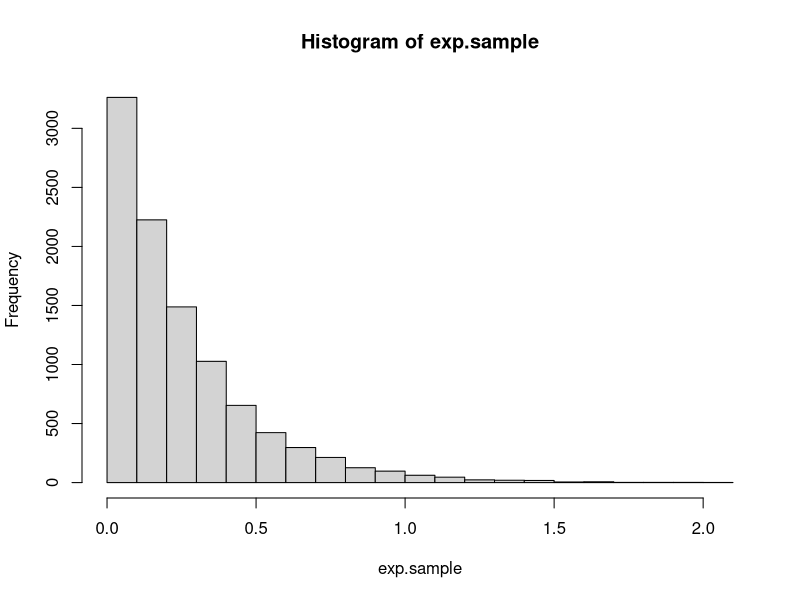
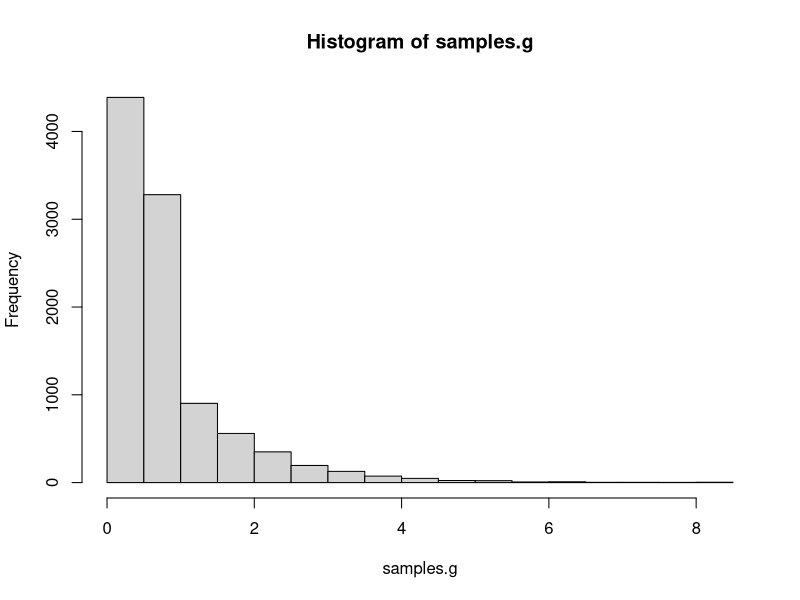
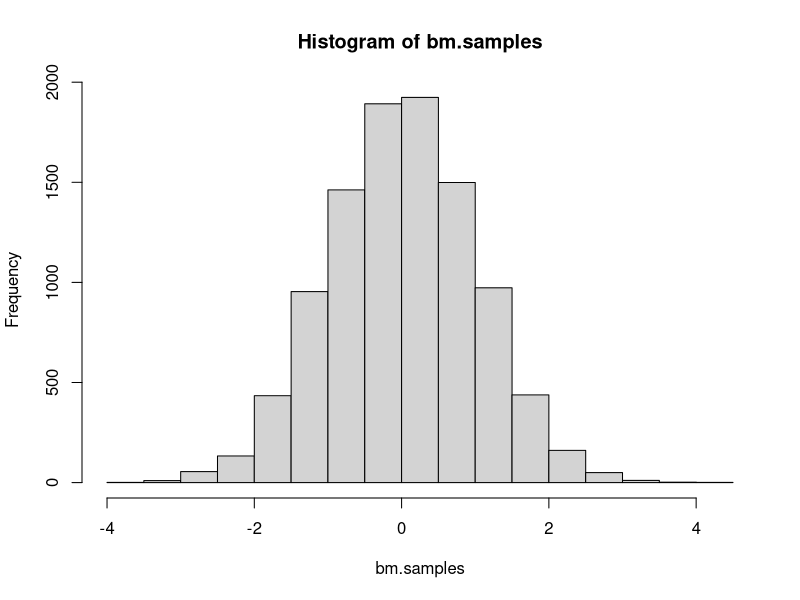
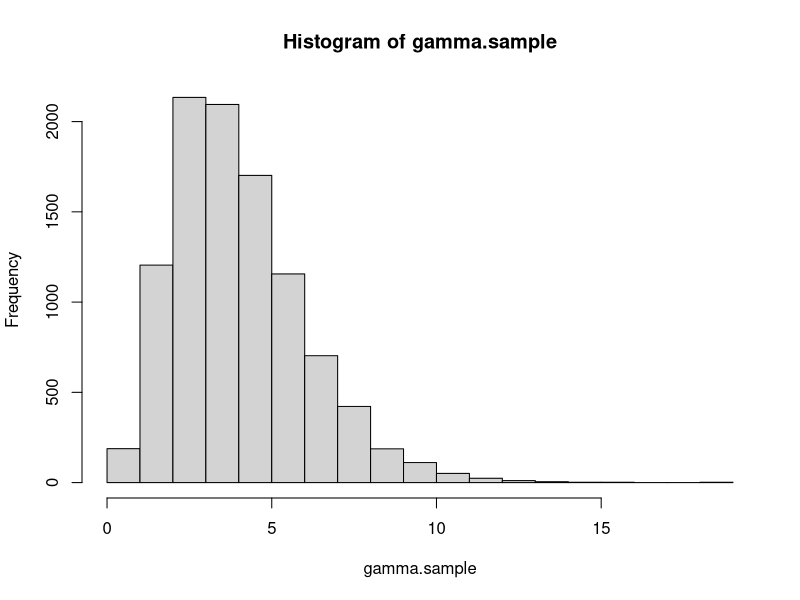
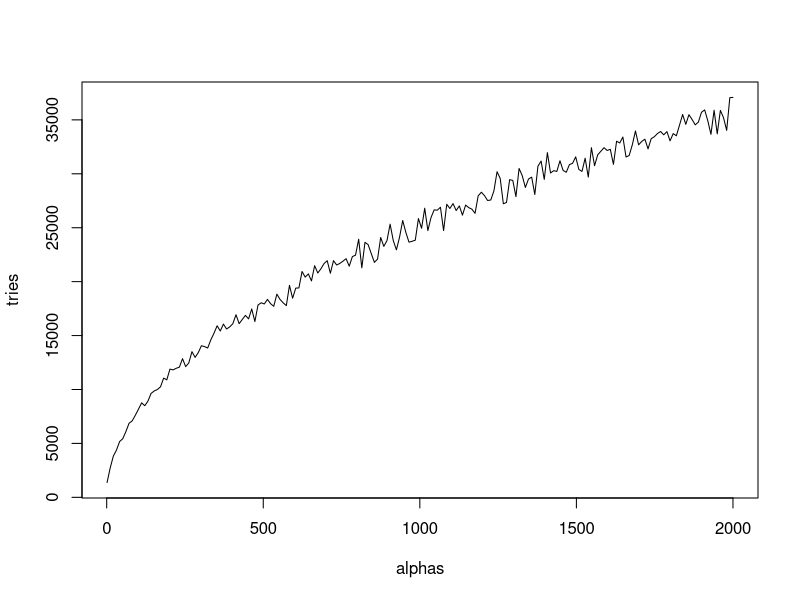
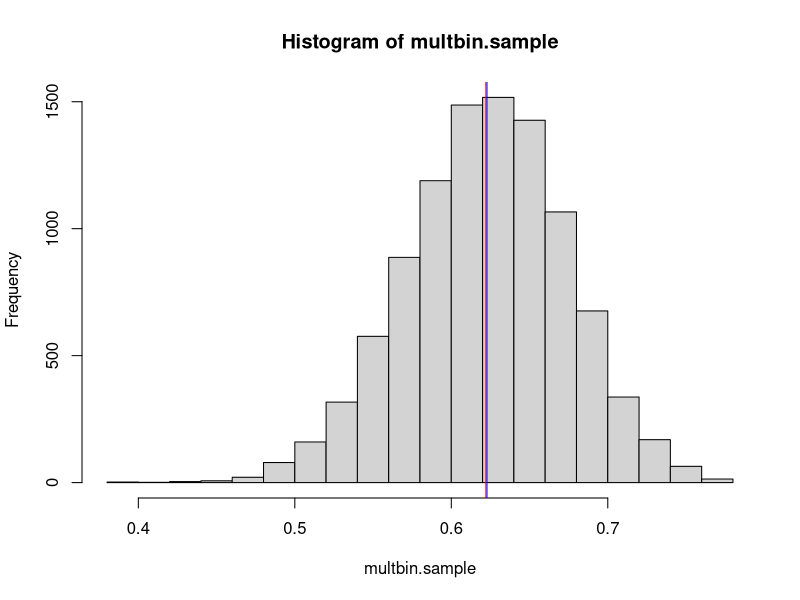

R code for these plots, in order:
## ---- chunk 1
knitr::opts_chunk$set(echo = TRUE)
## ---- chunk 2
# Function to sample n times from exponential distribution
samples_exp = function(rate, n){
  u = runif(n)          # Sample from unif(0,1) distribution
  x = - log(u) / rate   # Compute values using inverse cdf
  return(x)             # Vector of n samples
}

# Function to print mean and variance
print.mean.var = function(n, m.emp, m.th, v.emp, v.th) {
  cat('Number of samples:', n)
  cat('\n\nEmpirical mean:', m.emp)
  cat('\nTheoretical mean:', m.th)
  cat('\n\nEmpirical variance:', v.emp)
  cat('\nTheoretical variance:', v.th)
}

# Check function
rate = 4                                        # Set rate parameter
n = 10000                                       # Number of samples
exp.sample = samples_exp(rate, n)               # Sample
hist(exp.sample)                                # Histogram of sample

mean.emp.exp = mean(exp.sample)                 # Empirical mean
mean.th.exp = 1 / rate                          # Theoretical mean

var.emp.exp = var(exp.sample)                   # Empirical variance
var.th.exp = 1 / rate^2                         # Theoretical variance

print.mean.var(n, mean.emp.exp, mean.th.exp, var.emp.exp, var.th.exp)  # Print values
## ---- chunk 3
# Function to sample from g using inverse cdf
samples_g = function(alpha, n) {
  c = alpha * exp(1) / (alpha + exp(1))   # Normalizing constant
  u = runif(n)                            # Sample from unif(0,1) distribution
  vec = rep(0, n)                         # Vector to store the generated samples
  for(i in 1:length(u)){
    if(u[i]<= c/alpha) {vec[i] = (alpha * u[i] / c)^(1 / alpha)}  # Use case 1 in inverse cdf to generate sample
    else {vec[i] = -log(1/alpha + exp(-1) - u[i]/c)}              # Use case 2 in inverse cdf to generate sample
  }
  return(vec)
}

# Check function
alpha = 0.8                               # Set parameter
c = alpha * exp(1) / (alpha + exp(1))     # Normalizing constant
n = 10000                                 # Number of samples
samples.g = samples_g(alpha, n)           # Sampling from g
hist(samples.g)                           # Histogram of samples

mean.emp.g = mean(samples.g)                      # Empirical mean
mean.theo.g = c * (1/(alpha+1) + 2*exp(-1))       # Theoretical mean

var.emp.g = var(samples.g)                                  # Empirical variance
var.theo.g = c * (1/(alpha+2) + 5*exp(-1)) - mean.theo.g^2  # Theoretical variance

print.mean.var(n, mean.emp.g, mean.theo.g, var.emp.g, var.theo.g)   # Print values
## ---- chunk 4
# Function to generate n samples from N(0,1) using Box Muller
boxmuller = function(n) {
  # Sample from unif(0,1)
  u1 = runif(n)
  u2 = runif(n)
  # Polar coordinates
  r = sqrt(-2*log(u1))
  theta = 2*pi*u2
  #Cartesian coordinate(s)
  x = r*cos(theta)          # Vector of n independent samples
  #y = r*sin(theta)
  return(x)
}

# Check function
n = 10000                       # Number of samples
bm.samples = boxmuller(n)       # Sampling from N(0,1)
hist(bm.samples)                # Histogram of samples

mean_bm = mean(bm.samples)      # Empirical mean
var_bm = var(bm.samples)        # Empirical variance

print.mean.var(n, mean_bm, 0, var_bm, 1)  # Print values
## ---- chunk 5
# Function to generate a realization from d-variate normal distribution
mult_normal = function(d, mu, sigma) {
  # mu is vector of means, must have length d
  # sigma is covariance matrix, must have dimension dxd
  x = boxmuller(d)    # d N(0,1) distributed variables
  A = t(chol(sigma))  # Cholesky decomposition of covariance matrix (lower triangular)
  y = mu + A %*% x    # d-variate N(mu, sigma)
  return(y)
}


# Check function

# vector of means and covariance matrix
mu = c(1,2)         
sigma = cbind(c(1,0.5),c(0.5,1))

# Estimate mean and empirical variance
n = 10000                     # Number of realizations
mu_est = rep(0,length(mu))    
multnor.sample = matrix(NA, n, length(mu))
for(i in 1:n) {
  multnor = mult_normal(length(mu),mu,sigma)
  mu_est = mu_est + multnor
  multnor.sample[i,] = multnor
  }
mu_est = mu_est / n               # Estimated mean vector

sigma_est = var(multnor.sample)   # Estimated covariance matrix

# Printing
cat('True mean:', mu)
cat('\nEstimated mean:', mu_est)
cat('\n\nTrue covariance matrix:\n')
sigma
cat('\nEstimated covariance matrix:\n')
sigma_est
## ---- chunk 6
# Function to calculate the acceptance probability
accprob = function(x, alpha) {
  if(x<1) {return(exp(-x))}
  else if(x>=1) {return(x^(alpha-1))}
}

# Function to generate n samples from f
gamma_rejsamp = function(n, alpha) {
  vec = rep(0, n)             # Vector for storing the accepted samples
  i = 1
  while(i<=n) {
    x = samples_g(alpha, 1)   # Sample from proposal density
    u = runif(1)              # Sample from unif(0,1)
    a = accprob(x, alpha)     # Calculate acceptance probability
    if(u<=a) {                # Accept x as a sample
      vec[i] = x              # Store x
      i = i + 1
      }
  }
  return(vec)
}

# Check function
alpha = 0.5     # Set parameter
n = 10000       # Number of samples
gamma.sample = gamma_rejsamp(n, alpha)    # Generate samples

mean.emp = mean(gamma.sample)   # Empirical mean
mean.theo = alpha               # Theoretical mean

var.emp = var(gamma.sample)     # Empirical variance
var.theo = alpha                # Theoretical variance

print.mean.var(n, mean.emp, mean.theo, var.emp, var.theo)   # Printing values
## ---- chunk 7
# Function to generate n samples from ln(unif(0,ab))
inv.cdf.sampling = function(n, ln.ab) {
  u = runif(n)    # Sample from unif(0,1)
  x = ln.ab + log(u)   # Using inverse cdf
  return(x)
}

# Function to generate n samples from f
# alpha > 1
samples.f = function(n, alpha) {
  vec = rep(0,n)                        # Vector for storing the samples
  i = 1                                 # Count index in vec
  lna = (alpha-1) / 2 * (log(alpha-1) -1) # Value of ln(a)
  lnb = (alpha+1) / 2 * (log(alpha+1) -1) # Value of ln(b_+)
  tries = 0                             # Count number of tries to generate n realizations
  while(i<=n) {
    z1 = inv.cdf.sampling(1,lna)          # Sample from ln(unif(0,a))
    z2 = inv.cdf.sampling(1,lnb)          # Sample from ln(unif(b_-,b_+))
    diff = z2 - z1
    limit = ((alpha-1)*diff - exp(diff)) / 2  # Calculate upper limit for z1 in C_f
    if(z1 <= limit) {                   # Accept the sample
      vec[i] = exp(diff)                # Store ratio of uniforms
      i = i + 1
    }
    tries = tries + 1
  }
  return(c(tries,vec))                  # Return number of tries and vector of samples
}

# Check function
alpha = 4       # Set parameter
n = 10000       # Number of samples
gamma.sample = samples.f(n,alpha)[-1]   # Generate samples
hist(gamma.sample)                      # Histogram of samples

mean.emp = mean(gamma.sample)           # Empirical mean
mean.theo = alpha                       # Theoretical mean

var.emp = var(gamma.sample)             # Empirical variance
var.theo = alpha                        # Theoretical variance

print.mean.var(n, mean.emp, mean.theo, var.emp, var.theo) # Printing values

# Number of tries for different alphas
n = 1000                                # Number of samples to generate
alphas = seq(1.1,2000,length.out = 200)   # Values for alpha  
tries = rep(0,length(alphas))           # Vector to store number of tries to generate n samples for different alphas
for(i in 1:length(alphas)) {
  s = samples.f(1000,alphas[i])
  tries[i] = s[1]
}
plot(alphas, tries, type = "l")                      # Plot of alpha vs number of tries
## ---- chunk 8
# Function to generate n samples from gamma distribution
gamma = function(n, alpha, beta) {
  if(alpha<1) {return(gamma_rejsamp(n,alpha) / beta)}       # alpha<1, beta is an inverse scale parameter
  else if(alpha>1) {return(samples.f(n,alpha)[-1] / beta)}  # alpha>1, beta is an inverse scale parameter
  else {return(samples_exp(beta,n))}                        # alpha=1, exponential distribution with rate beta
}

# Test function

# Function to generate samples and print values
test.gam = function(n, alpha, beta) {
  gam.samp = gamma(n, alpha, beta)
  mean.emp = mean(gam.samp)
  mean.theo = alpha / beta
  var.emp = var(gam.samp)
  var.theo = alpha / beta^2
  cat('alpha=',alpha,'\nbeta=',beta,'\n')
  print.mean.var(n, mean.emp, mean.theo, var.emp, var.theo)
  cat('\n\n\n')
}

# Set parameters
n = 10000
alpha = c(0.5, 1, 10)
beta = 2

test.gam(n, alpha[1], beta)
test.gam(n, alpha[2], beta)
test.gam(n, alpha[3], beta)

## ---- chunk 9
#Function for generating one Diriclet distributed variable with parameter alpha:
dirichlet <- function(alphas){
  zs = rep(0,length(alphas))
  for (k in 1:length(alphas)){
    zs[k] <- gamma(1,alphas[k],1)
  }
  return(zs/sum(zs))
}

#Testing
K = 3
alphas <- runif(K,0.1,5.0)
mean.theo <- alphas/sum(alphas)
dirichlet.samples <- rep(0,K)
for (i in 1:30){dirichlet.samples = dirichlet.samples + dirichlet(alphas)}
dirichlet.samples = dirichlet.samples/30
mean.theo
dirichlet.samples

## ---- chunk 10
# Function for ln(f(x))
lnf = function(x) {
  return(125*log(2+x) + 38*log(1-x) + 34*log(x))
}

# Function for ln of the acceptance probability
ln.accprob = function(x) {
  xmax = (15 + sqrt(53809)) / 394   # x value that gives the maximum of ln(f(x))
  lnc = lnf(xmax)                   # Maximum of ln(f(x))
  return(lnf(x) - lnc)
}

multbinom = function(n) {
  vec = rep(0,n)              # Vector to store the n samples
  i = 1
  tries = 0                   # Count number of tries
  while(i<=n) {
    theta = runif(1)          # Sample theta from proposal density
    lnu = log(runif(1))       # ln of sample from unif(0,1)
    lna = ln.accprob(theta)   # ln of acceptance probability
    if(lnu<=lna) {            # Accept sample
      vec[i] = theta
      i = i + 1
    }
    tries = tries + 1
  }
  return(c(tries,vec))
}

## ---- chunk 11
multbin = multbinom(10000)            #sample from multinomial
multbin.tries = multbin[1]            #no of attempts
multbin.sample = multbin[-1]          #samples
multbin.mean.MC <- mean(multbin.sample)   #Monte Carlo estimator of exepctation 

#Function for integrand to get prior of y
multbin.prior <- function(x){
  return((2+x)^125*(1-x)^38*x^34)
}

#function for integrand to get expectation of theta
multbin.integrand <- function(x){
  c <- integrate(multbin.prior,0,1)                 #gives f(y)
  return((1/(c$value))*x*(2+x)^125*(1-x)^38*x^34)   #gives theta*f(theta|y)
}

multbin.mean.exact <- integrate(multbin.integrand,0,1)  #numerical integral, theta from 0 to 1
multbin.mean.exact

#Histogram of sampled values of theta
hist(multbin.sample)
abline(v = multbin.mean.MC, col="red")        #Monte Carlo integration mean
abline(v = multbin.mean.exact$value, col="blue")    #Expectation from numerical integration 
## ---- chunk 12
#Average number of attempts before getting an accepted sample
tries.per.sample = multbin.tries / length(multbin.sample)
tries.per.sample

#The theoretical value of the average number of samples needed to get acceptance:
norm.const <- integrate(multbin.prior,0,1)    #the normalizing constant, f(y)
lg.norm.const <- log(norm.const$value)        #log-scaling normalizing constant
xmax = (15 + sqrt(53809)) / 394               #x-val wchich gives maximum f(theta|y)
lg.overall.acceptance <- lnf(xmax)            #overall acceptance c, f(xmax)
lgc <- lg.overall.acceptance - lg.norm.const  #normalized c, log-scale
tries.per.sample.theo <- exp(lgc)             #taking the exponential of the log-scale c
tries.per.sample.theo

## ---- chunk 13
set.seed(50)
#Monte Carlo estimator of theta given y, with Beta(1,5) as prior of theta
multbin.beta15.IS <- sum(multbin.sample*(1-multbin.sample)^4)/sum((1-multbin.sample)^4)
multbin.beta15.IS
